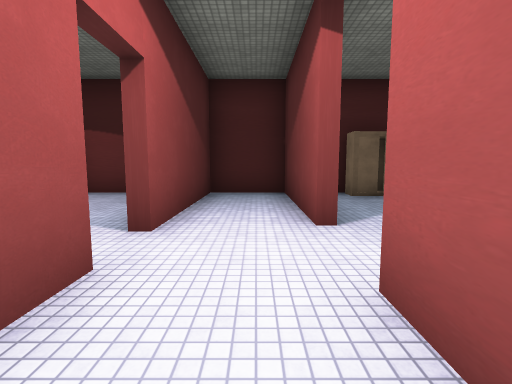
[1] (above)

19 first-person views from a walk through a Unity game level. The camera is 1.5 m above the floor, tilts 6° down and sees 85° across. The floor is counted in squares, 2 m on a side. Each view is taken from the middle of a square. On the plan, view 1 faces up. The plan holds only what a view shows up to about 10 squares ahead; the rest is blank. The place goes on beyond the plan. The player is left out. Door leaves are left out, so doorways stand open. Some surface patterns are stand-ins.

[2]
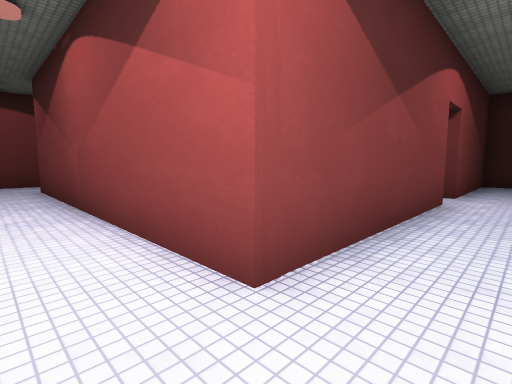

[3]
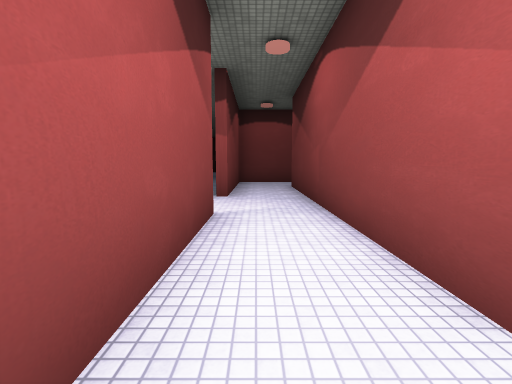

[4]
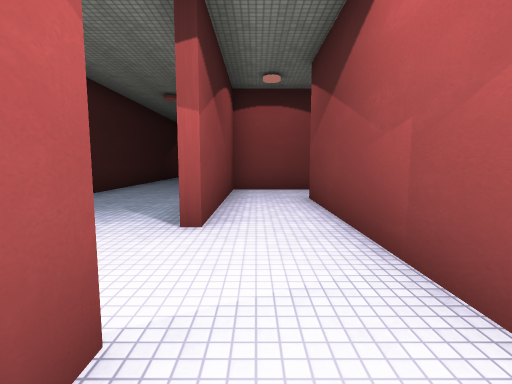

[5]
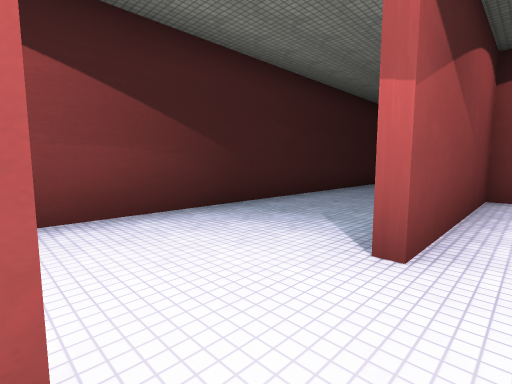

[6]
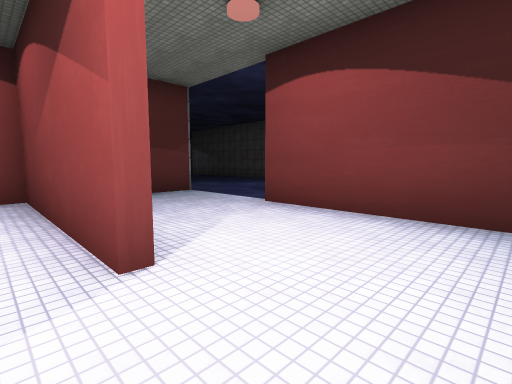

[7]
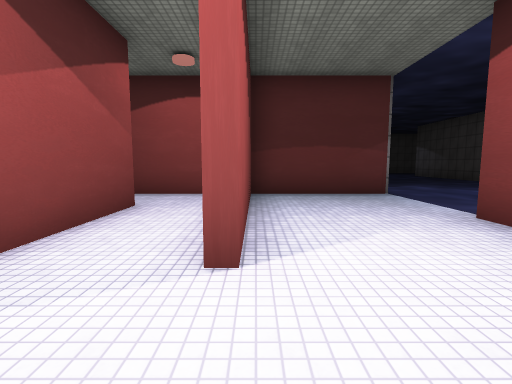

[8]
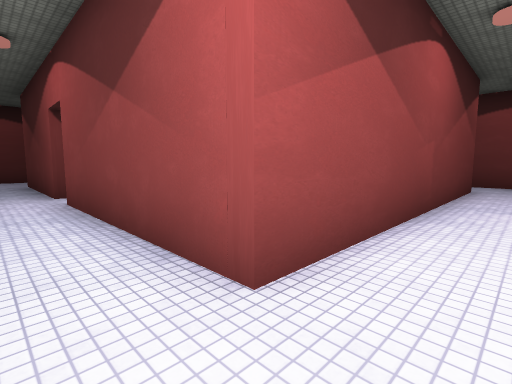

[9]
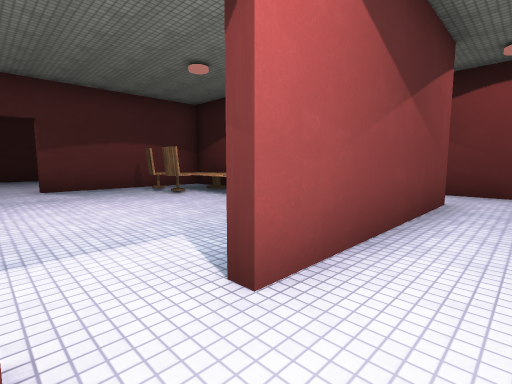

[10]
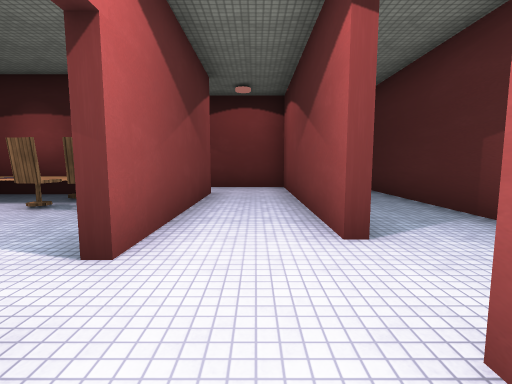

[11]
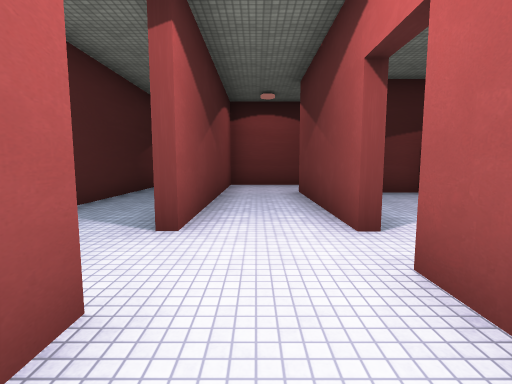

[12]
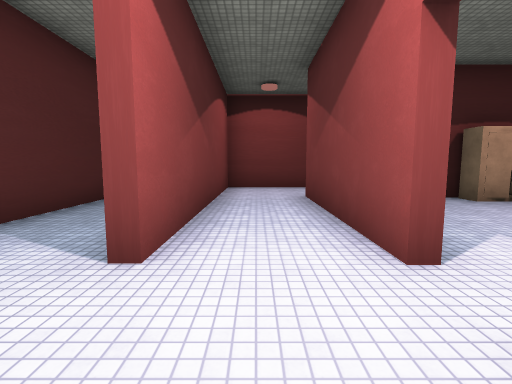

[13]
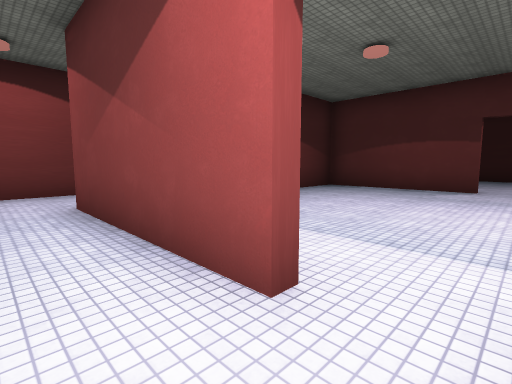

[14]
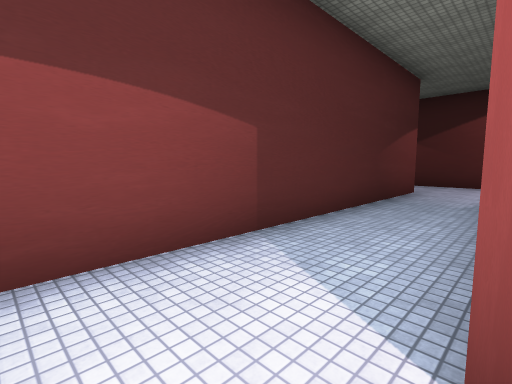

[15]
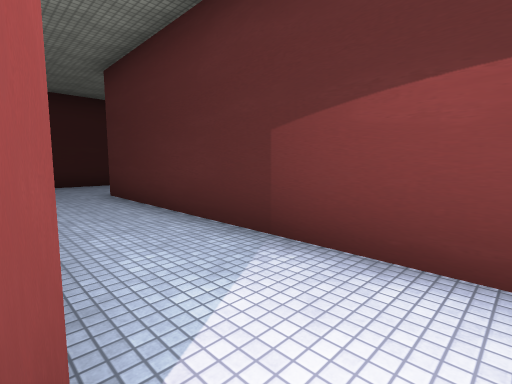

[16]
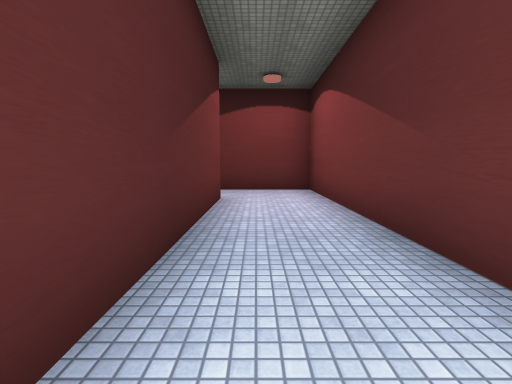

[17]
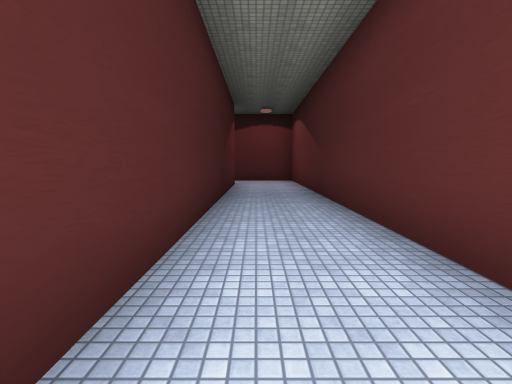

[18]
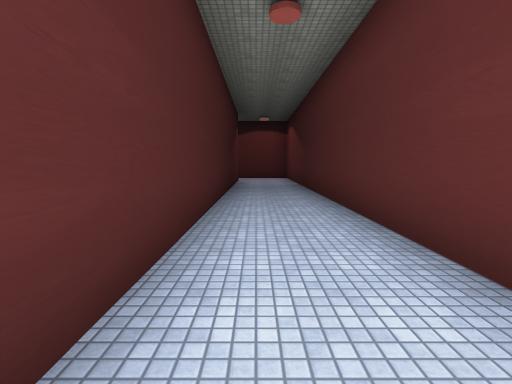

[19]
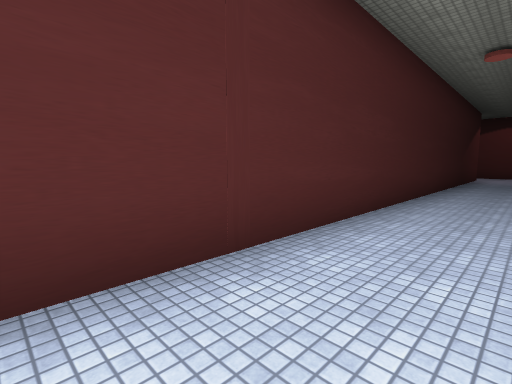

### Floor plan
Points are (right, up) in squares from view 1. A wall is a line through its corners. A room is listed if a view was taken in it or the views show most of it. See-through windows are left out.
Room 1 (views 1, 2, 3, 4, 5, 6, 7, 8)
walls: (-4.1, -4.6) (0.7, -4.6) (0.7, -2); (0.7, 0.6) (0.7, 1.6); (-1.1, 2) (-1.1, -2.9) (-8.9, -2.9); (0.7, 3.2) (0.7, 7) (-1.1, 7) (-1.1, 2.9); (-10.9, -3.6) (-10.9, -4.6) (-6.1, -4.6)
ways out: opening at (-10, -3) to room 2; opening at (-5.5, -5) to room 3; opening at (1, 2.5); open door at (-1, 2.5)
Room 2 (views 9, 10, 11, 12, 13, 14, 15, 16, 17, 18, 19)
walls: (1.5, 9.5) (-10.9, 9.5) (-10.9, 3); (-4.4, 7) (-5.4, 7); (-8.9, 2.9) (-8.9, 7.2) (6, 7.2); (-10.9, 1.4) (-10.9, -3.6); (-8.9, -2.9) (-8.9, 2)
ways out: opening at (-10, -3) to room 1; opening at (-11, 2.5) to room 7; open door at (-9, 2.5)
objects: closet (3, 6) to (3, 7)
Room 3 (no view inside)
walls: (-13.5, -8) (-2.2, -8); (0, -4.9) (-4.1, -4.9); (0.7, -8.2) (0.7, -4.9)
ways out: opening at (-5.5, -5) to room 1; opening at (-12, -6) to room 6; opening at (-0.5, -8)
Room 4 (no view inside)
walls: (-13.1, 9.9) (-13.1, 5.4); (-12, 12.1) (-13.5, 12.1)
ways out: opening at (-12, 6) to room 7
Room 5 (no view inside)
walls: (-13.1, 0.6) (-13.1, -1.6)
ways out: opening at (-12, -1) to room 6; opening at (-12, 3) to room 7
Room 6 (no view inside)
walls: (-13.1, -1.6) (-13.1, -5)
ways out: opening at (-12, -6) to room 3; opening at (-12, -1) to room 5
Room 7 (no view inside)
walls: (-13.1, 5.4) (-13.1, 2.4)
ways out: opening at (-11, 2.5) to room 2; opening at (-12, 6) to room 4; opening at (-12, 3) to room 5

Where each view was taken, in squares from view 1:
view 1: 0 up, 0 right, facing up
view 2: 4 down, 0 right, facing up-left
view 3: 4 down, 0 right, facing left
view 4: 4 down, 3 left, facing left
view 5: 4 down, 4 left, facing down-left
view 6: 4 down, 6 left, facing down-right
view 7: 5 down, 6 left, facing right
view 8: 4 down, 10 left, facing up-right
view 9: 3 up, 10 left, facing down-right
view 10: 4 up, 10 left, facing down
view 11: 0 up, 10 left, facing up
view 12: 1 up, 10 left, facing up
view 13: 2 up, 10 left, facing up-right
view 14: 2 up, 11 left, facing up-left
view 15: 2 up, 11 left, facing down-left
view 16: 8 up, 3 left, facing left
view 17: 8 up, 1 right, facing left
view 18: 8 up, 3 right, facing left
view 19: 9 up, 6 right, facing down-left
